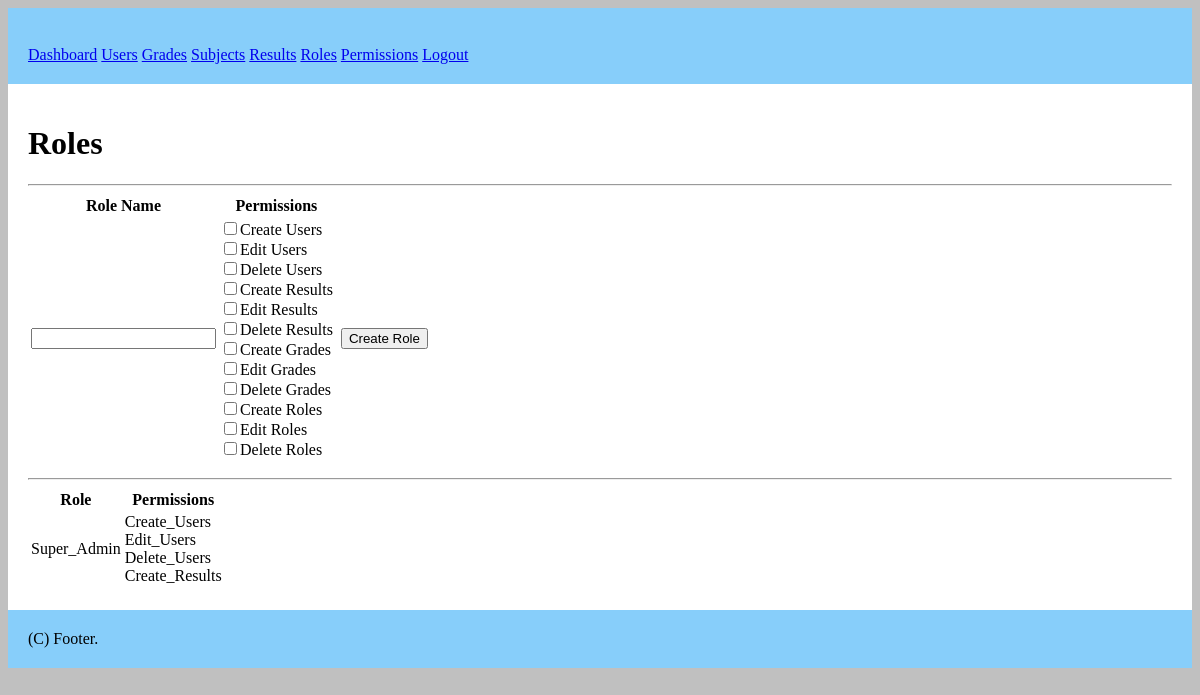
/roles (signed in), run on the app's committed database.
### tables this page shows
CREATE TABLE IF NOT EXISTS `permissions` (
  `permission_id` INT(11) NOT NULL AUTO_INCREMENT,
  `name` VARCHAR(45) NOT NULL,
  PRIMARY KEY (`permission_id`));

### controllers/Roles.php (called while the page is built, shortened)
<?php
class Roles extends Controller {
  function index() {
    $this->view->permissionList = $this->model->readAllPermissions();
    $this->view->roleList = $this->model->readAllRolesWithPermissions();
    $this->view->render("roles/index");
  }
}
?>

### index.php (called while the page is built, shortened)
<?php
require "./libs/Bootstrap.php";
require "./libs/Controller.php";
require "./libs/Model.php";
require "./libs/View.php";
require "./libs/Session.php";
$app = new Bootstrap();
?>

### libs/Session.php (called while the page is built, shortened)
<?php
class Session {
  public static function get($key) {
    if(isset($_SESSION[$key]))
      return $_SESSION[$key];
  }
}
?>

### libs/Model.php (called while the page is built, shortened)
<?php
class Model {
  function __construct() {
    $this->db = new Database();
  }
}
?>

### models/PermissionsModel.php (called while the page is built, shortened)
<?php
class PermissionsModel extends Model {
  function readAllPermissions() {
    $statment = $this->db->prepare("SELECT permission_id, name FROM permissions");
    $statment->execute();
    return $statment->fetchAll();
  }
}
?>

### models/RolesModel.php (called while the page is built, shortened)
<?php
require_once "PermissionsModel.php";
class RolesModel extends Model {
  function readAllPermissions() {
    $permissionsModel = new PermissionsModel();
    return $permissionsModel->readAllPermissions();
  }
}
?>

### libs/Controller.php (called while the page is built, shortened)
<?php
class Controller {
  function loadModel($name) {
    $path = "models/" . $name . "Model.php";
    if(file_exists($path)) {
      $this->model = new $modelName();
    }
  }
}
?>

### views/roles/index.php (the view, shortened to what this page needs)
<h1>Roles</h1>
<hr/>
<form method="post" action="<?php echo URL; ?>roles/create">
  <table>
    <tr>
      <th>Role Name</th> <th>Permissions</th> <th></th>
    </tr>
    <tr>
      <td>
        <input type="text" name="roleName"/><br/>
      </td>
      <td>
        <?php
          foreach($this->permissionList as $permission) {
            $name = str_replace("_", " ", $permission["name"]);
            printf("<input type='checkbox' name='%s' value='%d'>%s<br/>",
              $permission["name"], $permission["permission_id"], $name);
          }
        ?>
      </td>
      <td>
        <label>&nbsp;</label><input type='submit' value="Create Role"/>
      </td>
    </tr>
  </table>
</form>
<hr/>
<table>
  <tr> <th>Role</th> <th>Permissions</th> </tr>
  <?php
  foreach ($this->roleList as $key => $value) {
    print("<tr>");
    printf("<td>%s</td>", $key);
    print("<td>");
    foreach($value as $permission) {
      printf("%s <br/>", $permission);
    }
    print("</td>");
  }?>
</table>

### libs/Bootstrap.php (shortened to what this page needs)
<?php
class Bootstrap {
  function __construct() {
    $url = (isset($_GET["url"])) ? $_GET["url"] : null;
    $url = rtrim($url, "/");
    $url = explode("/", $url);
    $controller = new $url[0];
    $controller->loadModel($url[0]);
    if(isset($url[1])) {
      if(method_exists($controller, $url[1])) {
        if(isset($url[2])) {
          $controller->{$url[1]}($url[2]);
        } else {
          $controller->{$url[1]}();
        }
      } else {
        require "controllers/UrlError.php";
        $error = new UrlError();
        $error->index();
        return false;
      }
    } else {
      $controller->index();
    }
  }
}
?>

### libs/View.php (shortened to what this page needs)
<?php
class View {
	public function render($name, $noInclude = false) {
		if($noInclude) {
			require "views/" . $name . ".php";
		} else {
			require "views/header.php";
			require "views/" . $name . ".php";
			require "views/footer.php";
		}
	}
}
?>

### views/header.php (shortened to what this page needs)
<html>
  <head>
    <link rel="stylesheet" href="<?php echo URL; ?>public/css/default.css" />
  </head>
  <body>
    <div id="header">
      <br/>
      <?php if(Session::get("loggedIn")) { ?>
        <a href="<?php echo URL; ?>dashboard">Dashboard</a>
          <a href="<?php echo URL; ?>user">Users</a>
        <a href="<?php echo URL; ?>grades">Grades</a>
        <a href="<?php echo URL; ?>subjects">Subjects</a>
        <a href="<?php echo URL; ?>results">Results</a>
        <a href="<?php echo URL; ?>roles">Roles</a>
        <a href="<?php echo URL; ?>permissions">Permissions</a>
        <a href="<?php echo URL; ?>dashboard/logout">Logout</a>
      <?php } else { ?>
        <a href="<?php echo URL; ?>login">Login</a>
      <?php }?>
    </div>
    <div id="content">

### views/footer.php
    </div>
    <div id="footer">
      (C) Footer.
    </div>
  </body>
</html>

### public/css/default.css (style rules this page uses)
body { background: silver; }
#header { padding: 20px; background: lightskyblue; }
#content { background: white; padding: 20px; }
#footer { background: lightskyblue; padding: 20px; }

### data on the page
permissions: name "Create Users"
permissions: name "Edit Users"
permissions: name "Delete Users"
permissions: name "Create Results"
permissions: name "Edit Results"
permissions: name "Delete Results"
permissions: name "Create Grades"
permissions: name "Edit Grades"
permissions: name "Delete Grades"
permissions: name "Create Roles"
permissions: name "Edit Roles"
permissions: name "Delete Roles"

### other printed values
$key "Super_Admin"
$permission "Create_Users"
$permission "Edit_Users"
$permission "Delete_Users"
$permission "Create_Results"
